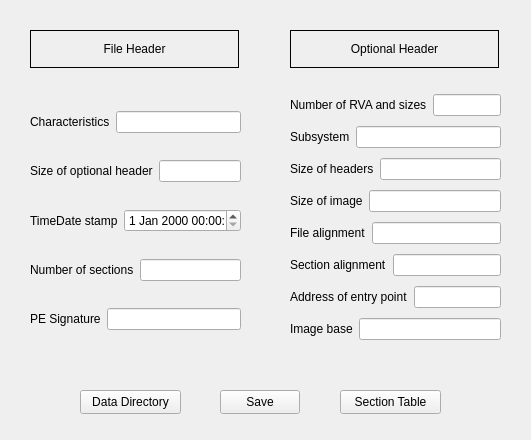
<?xml version="1.0" encoding="UTF-8"?>
<ui version="4.0">
 <class>NTEditor</class>
 <widget class="QWidget" name="NTEditor">
  <property name="geometry">
   <rect>
    <x>0</x>
    <y>0</y>
    <width>531</width>
    <height>440</height>
   </rect>
  </property>
  <property name="windowTitle">
   <string>NTEditor</string>
  </property>
  <widget class="QWidget" name="verticalLayoutWidget">
   <property name="geometry">
    <rect>
     <x>30</x>
     <y>90</y>
     <width>211</width>
     <height>261</height>
    </rect>
   </property>
   <layout class="QVBoxLayout" name="verticalLayout">
    <item>
     <layout class="QHBoxLayout" name="horizontalLayout_5">
      <item>
       <widget class="QLabel" name="charsLabel">
        <property name="text">
         <string>Characteristics</string>
        </property>
       </widget>
      </item>
      <item>
       <widget class="QLineEdit" name="charsEdit"/>
      </item>
     </layout>
    </item>
    <item>
     <layout class="QHBoxLayout" name="horizontalLayout_4">
      <item>
       <widget class="QLabel" name="sizeOfOptHeaderLabel">
        <property name="text">
         <string>Size of optional header</string>
        </property>
       </widget>
      </item>
      <item>
       <widget class="QLineEdit" name="sizeOfOptHeaderEdit"/>
      </item>
     </layout>
    </item>
    <item>
     <layout class="QHBoxLayout" name="horizontalLayout_3">
      <item>
       <widget class="QLabel" name="timeLabel">
        <property name="text">
         <string>TimeDate stamp</string>
        </property>
       </widget>
      </item>
      <item>
       <widget class="QDateTimeEdit" name="dateTimeEdit"/>
      </item>
     </layout>
    </item>
    <item>
     <layout class="QHBoxLayout" name="horizontalLayout_2">
      <item>
       <widget class="QLabel" name="noSectionsLabel">
        <property name="text">
         <string>Number of sections</string>
        </property>
       </widget>
      </item>
      <item>
       <widget class="QLineEdit" name="noSectionsEdit"/>
      </item>
     </layout>
    </item>
    <item>
     <layout class="QHBoxLayout" name="horizontalLayout">
      <item>
       <widget class="QLabel" name="peSignLabel">
        <property name="text">
         <string>PE Signature</string>
        </property>
       </widget>
      </item>
      <item>
       <widget class="QLineEdit" name="peSignEdit"/>
      </item>
     </layout>
    </item>
   </layout>
  </widget>
  <widget class="QLabel" name="fileHeaderLabel">
   <property name="geometry">
    <rect>
     <x>30</x>
     <y>30</y>
     <width>209</width>
     <height>38</height>
    </rect>
   </property>
   <property name="frameShape">
    <enum>QFrame::Box</enum>
   </property>
   <property name="text">
    <string>File Header</string>
   </property>
   <property name="alignment">
    <set>Qt::AlignCenter</set>
   </property>
  </widget>
  <widget class="QLabel" name="optionalHeaderLabel">
   <property name="geometry">
    <rect>
     <x>290</x>
     <y>30</y>
     <width>209</width>
     <height>38</height>
    </rect>
   </property>
   <property name="frameShape">
    <enum>QFrame::Box</enum>
   </property>
   <property name="text">
    <string>Optional Header</string>
   </property>
   <property name="alignment">
    <set>Qt::AlignCenter</set>
   </property>
  </widget>
  <widget class="QWidget" name="verticalLayoutWidget_2">
   <property name="geometry">
    <rect>
     <x>290</x>
     <y>90</y>
     <width>211</width>
     <height>261</height>
    </rect>
   </property>
   <layout class="QVBoxLayout" name="verticalLayout_2">
    <item>
     <layout class="QHBoxLayout" name="horizontalLayout_14">
      <item>
       <widget class="QLabel" name="rvaAndSizesLabel">
        <property name="text">
         <string>Number of RVA and sizes</string>
        </property>
       </widget>
      </item>
      <item>
       <widget class="QLineEdit" name="rvaAndSizesEdit"/>
      </item>
     </layout>
    </item>
    <item>
     <layout class="QHBoxLayout" name="horizontalLayout_13">
      <item>
       <widget class="QLabel" name="subsystemLabel">
        <property name="text">
         <string>Subsystem</string>
        </property>
       </widget>
      </item>
      <item>
       <widget class="QLineEdit" name="subsystemEdit"/>
      </item>
     </layout>
    </item>
    <item>
     <layout class="QHBoxLayout" name="horizontalLayout_11">
      <item>
       <widget class="QLabel" name="sizeOfHeadersLabel">
        <property name="text">
         <string>Size of headers</string>
        </property>
       </widget>
      </item>
      <item>
       <widget class="QLineEdit" name="sizeOfHeadersEdit"/>
      </item>
     </layout>
    </item>
    <item>
     <layout class="QHBoxLayout" name="horizontalLayout_10">
      <item>
       <widget class="QLabel" name="sizeOfImageLabel">
        <property name="text">
         <string>Size of image</string>
        </property>
       </widget>
      </item>
      <item>
       <widget class="QLineEdit" name="sizeOfImageEdit"/>
      </item>
     </layout>
    </item>
    <item>
     <layout class="QHBoxLayout" name="horizontalLayout_9">
      <item>
       <widget class="QLabel" name="fileAlignLabel">
        <property name="text">
         <string>File alignment</string>
        </property>
       </widget>
      </item>
      <item>
       <widget class="QLineEdit" name="fileAlignEdit"/>
      </item>
     </layout>
    </item>
    <item>
     <layout class="QHBoxLayout" name="horizontalLayout_8">
      <item>
       <widget class="QLabel" name="secAlignLabel">
        <property name="text">
         <string>Section alignment</string>
        </property>
       </widget>
      </item>
      <item>
       <widget class="QLineEdit" name="secAlignEdit"/>
      </item>
     </layout>
    </item>
    <item>
     <layout class="QHBoxLayout" name="horizontalLayout_6">
      <item>
       <widget class="QLabel" name="entryLabel">
        <property name="text">
         <string>Address of entry point</string>
        </property>
       </widget>
      </item>
      <item>
       <widget class="QLineEdit" name="entryEdit"/>
      </item>
     </layout>
    </item>
    <item>
     <layout class="QHBoxLayout" name="horizontalLayout_7">
      <item>
       <widget class="QLabel" name="imgBaseLabel">
        <property name="text">
         <string>Image base</string>
        </property>
       </widget>
      </item>
      <item>
       <widget class="QLineEdit" name="imgBaseEdit"/>
      </item>
     </layout>
    </item>
   </layout>
  </widget>
  <widget class="QPushButton" name="dataDirButton">
   <property name="geometry">
    <rect>
     <x>80</x>
     <y>390</y>
     <width>101</width>
     <height>24</height>
    </rect>
   </property>
   <property name="text">
    <string>Data Directory</string>
   </property>
  </widget>
  <widget class="QPushButton" name="sectionTableButton">
   <property name="geometry">
    <rect>
     <x>340</x>
     <y>390</y>
     <width>101</width>
     <height>24</height>
    </rect>
   </property>
   <property name="text">
    <string>Section Table</string>
   </property>
  </widget>
  <widget class="QPushButton" name="saveButton">
   <property name="geometry">
    <rect>
     <x>220</x>
     <y>390</y>
     <width>80</width>
     <height>24</height>
    </rect>
   </property>
   <property name="text">
    <string>Save</string>
   </property>
  </widget>
 </widget>
 <resources/>
 <connections/>
</ui>
